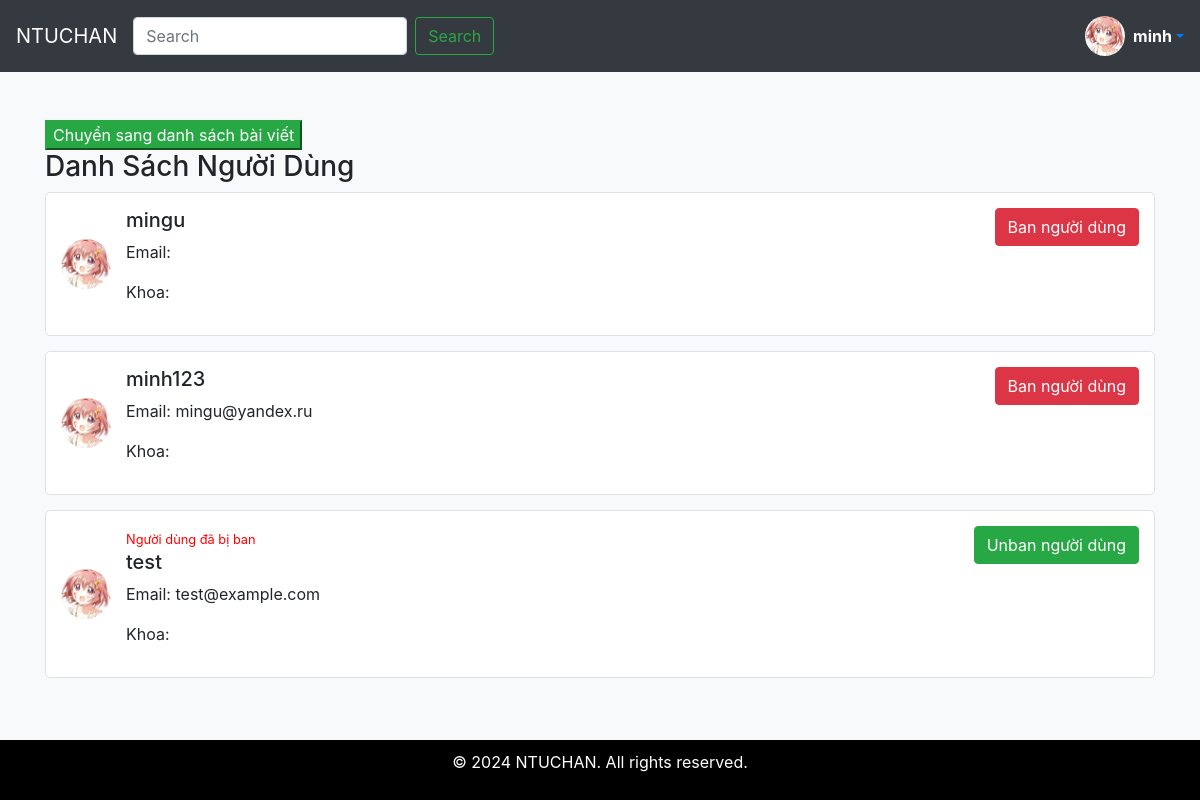
The app's page /UI/admin/user.php (signed in), older data.
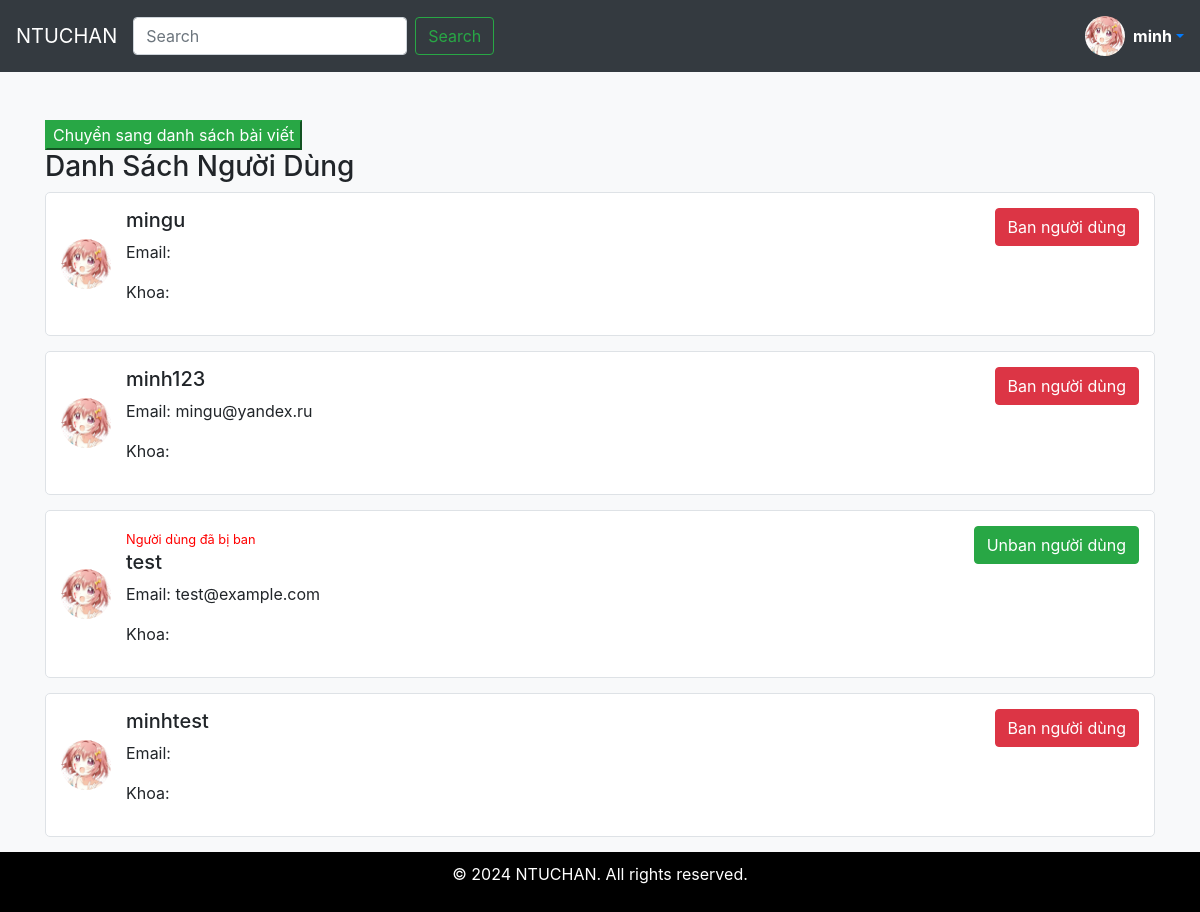
The same page, newer data.
### tables this page shows
CREATE TABLE `Users` (
  `user_id` int(11) NOT NULL,
  `username` varchar(50) NOT NULL,
  `role` varchar(10) DEFAULT 'user',
  `password_hash` varchar(64) NOT NULL,
  `email` varchar(100) DEFAULT NULL,
  `major` int(11) DEFAULT NULL,
  `is_banned` tinyint(1) DEFAULT 0,
  `profile_pic` text DEFAULT NULL,
  `created_at` timestamp NOT NULL DEFAULT current_timestamp(),
  `last_logon` timestamp NULL DEFAULT NULL
);

### UI/admin/user.php (the view, shortened to what this page needs)
<!doctype html>
<html lang="en">
<?php
require "../trangchu/config.php";
$query = $conn->prepare("SELECT u.*, m.major_name FROM Users u LEFT JOIN Majors m ON m.major_id = u.major WHERE u.role = 'user'; ");
$query->execute();
$result = $query->get_result();
?>
<head>
    <link rel="stylesheet" href="https://stackpath.bootstrapcdn.com/bootstrap/4.5.2/css/bootstrap.min.css">
    <link rel="stylesheet" href="https://cdnjs.cloudflare.com/ajax/libs/font-awesome/5.15.4/css/all.min.css">
</head>
<body>
    <?php require "../trangchu/header.php" ?>
    <div class="container mt-5 flex-grow-1">
        <a href="./thread_post.php"><button class="btn-success" >Chuyển sang danh sách bài viết</button></a>
        <h3>Danh Sách Người Dùng</h3>
        <?php while ($row = $result->fetch_assoc()): ?>
            <form action="" method="get">
            <div class="user-item">
                <img src="../images/default.jpg" class="user-avatar" alt="User Avatar">
                <div class="user-info">
                <?php if($row["is_banned"]) echo '<small style="color: red;">Người dùng đã bị ban</small>'; else echo ""; ?>
                    <h5><?php echo $row["username"]; ?></h5>
                    <p>Email: <?php echo $row["email"]; ?></p>
                    <p>Khoa: <?php echo $row["major_name"]; ?></p>
                </div>
                <?php if($row["is_banned"] == 0):?>
                <button type="submit" name="ban_user" value="1" class="btn btn-danger ban-button">Ban người dùng</button>
                <?php else: ?>
                <button type="submit" name="ban_user" value="0" class="btn btn-success ban-button">Unban người dùng</button>
                <?php endif;?>
            </div>
            </form>
        <?php endwhile; ?>
    </div>
    <div class="footer">
        <p>&copy; 2024 NTUCHAN. All rights reserved.</p>
    </div>
</body>
</html>

### UI/trangchu/header.php (shortened to what this page needs)
<!doctype html>
<html lang="en">
<head>
</head>
<body>
<?php
$isLoggedIn = isset($_SESSION["username"], $_SESSION["user_id"]);
if ($isLoggedIn) {
    $username = $_SESSION["username"];
} else {
    $username = "";
}
$profileImage = (!empty($_SESSION["pfp"]) && realpath($_SESSION["pfp"])) ? $_SESSION["pfp"] : "../images/default.jpg";
?>
<nav class="navbar navbar-expand-lg navbar-dark bg-dark p-3">
    <a class="navbar-brand" href="../trangchu/home.php">NTUCHAN</a>
    <div class="collapse navbar-collapse d-flex justify-content-between" id="navbarSupportedContent">
        <?php require "../timkiem/tool.php" ?>
        <div>
            <?php if (!empty($username)): ?>
                <div class="dropdown">
                    <a href="#" id="dropdownMenuButton" class="d-flex align-items-center text-decoration-none dropdown-toggle"
                       data-toggle="dropdown" aria-haspopup="true" aria-expanded="false">
                        <img src="<?php echo $profileImage; ?>" class="rounded-circle" width="40" height="40" alt="Profile">
                        <span class="font-weight-bold text-white ml-2"><?php echo htmlspecialchars($username); ?></span>
                    </a>
                </div>
            <?php else: ?>
                <a href="../dangnhap/login.php">
                    <button class="btn btn-primary"><i class="fas fa-sign-in-alt"></i> Đăng Nhập</button>
                </a>
            <?php endif; ?>
        </div>
    </div>
</nav>
</body>
</html>

### UI/timkiem/tool.php
<form class="form-inline" action="../timkiem/search.php" method="post">
    <input class="form-control mr-sm-2" type="search" name="search" placeholder="Search" aria-label="Search">
    <button class="btn btn-outline-success my-2 my-sm-0" type="submit">Search</button>
</form>

### UI/admin/user.php (style rules this page uses)
body { background-color: #f8f9fa; display: flex; flex-direction: column; min-height: 100vh; }
.user-item { border: 1px solid #dee2e6; border-radius: 5px; padding: 15px; margin-bottom: 15px; background-color: #ffffff; display: flex; align-items: center; position: relative; }
.user-avatar { width: 50px; height: 50px; border-radius: 50%; margin-right: 15px; }
.user-info { flex-grow: 1; }
.ban-button { position: absolute; right: 15px; top: 15px; }
.footer { background-color: #000; color: white; text-align: center; padding: 10px 0; margin-top: auto; }

### UI/trangchu/header.php (style rules this page uses)
.navbar { position: sticky; top: 0; z-index: 1020; }

Row changes from the older to the newer data that the page shows:
added users: username "minhtest", is_banned "Ban người dùng"
